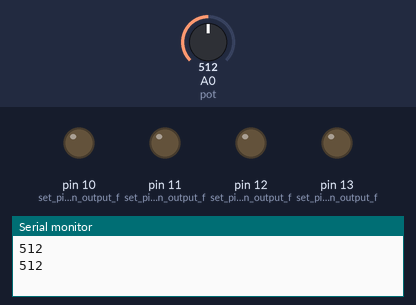
The sketch below on a simulated Arduino Uno, built with avr-gcc and run on an emulated ATmega328P. Shown: output pins drawn as LEDs (lit = HIGH), the last lines printed to the serial monitor. Dashed ring = blinking. The inputs (shaded band) are chosen by the test bench; at power-on: A0 (pot) = 512.

Above: at 4.8 s.
4.9 s: A0 (pot) set to 122
At 5.5 s:
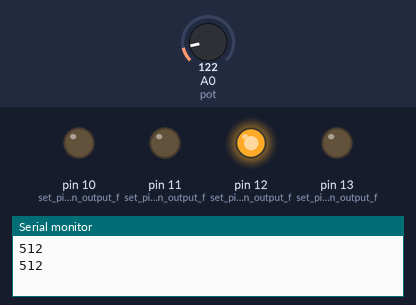
10.0 s: A0 (pot) set to 0
At 11.2 s:
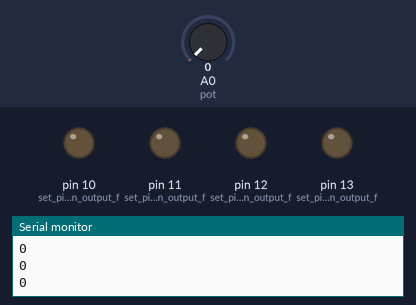
15.1 s: A0 (pot) set to 306
At 15.87 s:
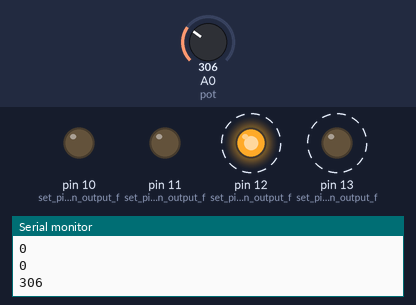
Timing chart, 0 to 26.2 s (numbered marks = the images above; inputs shaded):
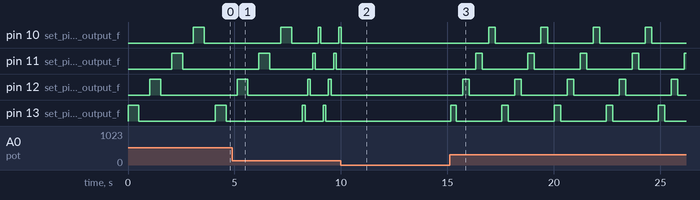

The sketch:

potentiometerLED.ino
```cpp
/*
  SparkFun Inventor’s Kit
  Circuit 1B-Potentiometer

  Changes how fast an LED connected to pin 13 blinks, based on a potentiometer connected to pin A0

  This sketch was written by SparkFun Electronics, with lots of help from the Arduino community.
  This code is completely free for any use.

  View circuit diagram and instructions at: https://learn.sparkfun.com/tutorials/sparkfun-inventors-kit-experiment-guide---v41
  Download code at: https://github.com/sparkfun/SIK-Guide-Code
*/

int potPosition;       //this variable will hold a value based on the position of the potentiometer

void setup()
{
  Serial.begin(9600);       //start a serial connection with the computer

  pinMode(13, OUTPUT);      //set pin 13 as an output for red LED
  pinMode(12,OUTPUT);       //set pin 12 as an output for blue LED
  pinMode(11,OUTPUT);       //set pin 11 as an output for green LED
  pinMode(10, OUTPUT);      //set pin 10 as an output for yellow LED
}

void readPosition(){
  //read the position of the pot
  potPosition = analogRead(A0);    //set potPosition to a number between 0 and 1023 based on how far the knob is turned
}

void red(int8_t num){

  digitalWrite(13, HIGH);           // Turn on the LED
  delay(num*potPosition);              // delay for as many milliseconds as potPosition (0-1023)

  digitalWrite(13, LOW);            // Turn off the LED
  delay(num*potPosition);              // delay for as many milliseconds as potPosition (0-1023)

}

void blue(int8_t num){

  digitalWrite (12, HIGH);
  delay(num*potPosition);

  digitalWrite(12,LOW);
  delay(num*potPosition);

}

void green(int8_t num){

  digitalWrite(11,HIGH);
  delay(num*potPosition);

  digitalWrite (11, LOW);
  delay(num*potPosition);

}

void yellow(int8_t num){

  digitalWrite (10, HIGH);
  delay(num*potPosition);

  digitalWrite(10, LOW);
  delay(num*potPosition);

}
void loop()
{
  readPosition();
  Serial.println(potPosition);     //print the value of potPosition in the serial monitor on the computer

  //change the LED blink speed based on the pot value
  red(1);
  blue(1);
  green(1);
  yellow(1);


}
```

Measured:
- after the input at 10.0 s, pin 10 (set_pin_10_as_an_output_f): goes on until 10.0 s, then stays LOW; pin 11 (set_pin_11_as_an_output_f), pin 12 (set_pin_12_as_an_output_f), pin 13 (set_pin_13_as_an_output_f): stops changing and stays LOW
- after the input at 15.1 s, pin 10 (set_pin_10_as_an_output_f): alternates HIGH for 0.31 s and LOW for 2.1 s, starting after 1.8 s; pin 11 (set_pin_11_as_an_output_f): alternates HIGH for 0.31 s and LOW for 2.1 s, starting after 1.2 s
